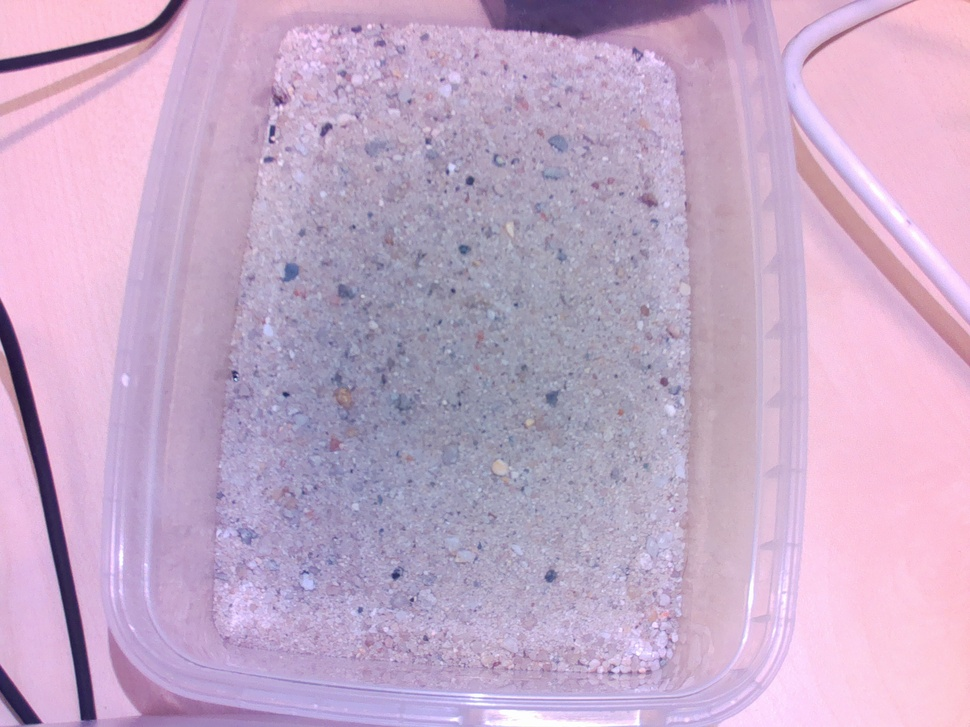
#> input picture Vision/sand_pictures/sand5.jpg, 970 x 727 px, shrunk from 2592 x 1944 before the run
$ python start.py
#> lines starting #> are read from the running program, lines starting #| are printed output that depends on the picture; after the words box and inside, x2 and y2 are one past the last pixel; in counts of white or black regions, pixels touching at a corner belong together
import cv2
import numpy as np
import matplotlib.pyplot as plt


def grayscale(image):

    image = cv2.imread('sand_pictures/sand5.jpg')
#> image is the input picture: shape (727, 970, 3); mean B, G, R 200.1, 170, 197.3

    return cv2.cvtColor(image, cv2.COLOR_BGR2GRAY)


def hist_eq(img):
    'resource used: https://docs.opencv.org/4.x/d5/daf/tutorial_histogram_equalization.html'

    equ = cv2.equalizeHist(img)

    clahe = cv2.createCLAHE(clipLimit=2.0, tileGridSize=(4,4))
    cl1 = clahe.apply(img)

    res = np.hstack((img, equ, cl1))

    return res


def thresholds(gray_img, use_blur=False, show_hist=True):
    'resource used: https://docs.opencv.org/4.x/d7/d4d/tutorial_py_thresholding.html'
#> called with use_blur = False, show_hist = True

    # blur preprocessing
    if use_blur:
        img_med = cv2.medianBlur(gray_img, 5)
        img_gauss = cv2.GaussianBlur(gray_img, (5, 5), 0)
    else:
        img_med = gray_img.copy()
        img_gauss = gray_img.copy()

    # 1. Global Threshold
    _, th_global = cv2.threshold(gray_img, 127, 255, cv2.THRESH_BINARY)
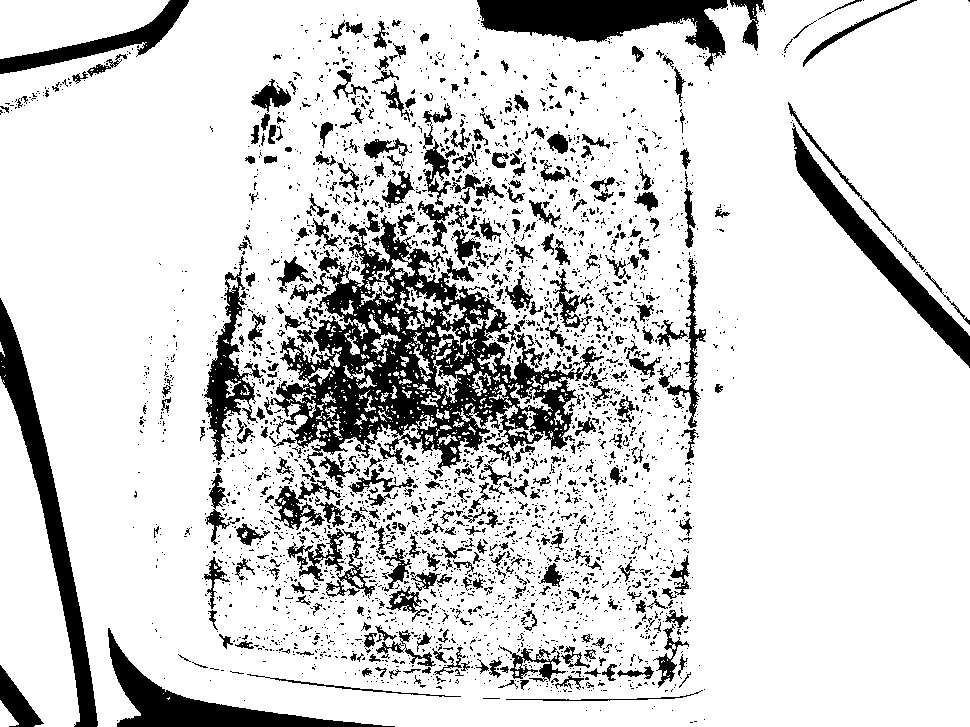
#> th_global: shape (727, 970); 83.1% white; 3316 black regions (2857 under 20 px), largest, box (x1, y1, x2, y2) and area: (270, 215, 604, 471) 29957, (477, 0, 728, 71) 8132, (0, 298, 98, 727) 7698

    # 2. Adaptive Mean
    th_adapt_mean = cv2.adaptiveThreshold(
        gray_img, 255, cv2.ADAPTIVE_THRESH_MEAN_C, cv2.THRESH_BINARY, 11, 2)
#> th_adapt_mean: shape (727, 970); 58.6% white; 8233 black regions (6968 under 20 px), largest, box (x1, y1, x2, y2) and area: (98, 0, 811, 727) 32721, (316, 424, 760, 696) 24933, (205, 0, 760, 461) 18487

    # 3. Adaptive Gaussian
    th_adapt_gauss = cv2.adaptiveThreshold(
        gray_img, 255, cv2.ADAPTIVE_THRESH_GAUSSIAN_C, cv2.THRESH_BINARY, 11, 2)
#> th_adapt_gauss: shape (727, 970); 60.5% white; black in thin lines or dots

    # 4. Otsu’s on raw image
    _, th_otsu = cv2.threshold(gray_img, 0, 255, cv2.THRESH_BINARY + cv2.THRESH_OTSU)
#> th_otsu: shape (727, 970); 49.3% white; 3825 white regions (3469 under 20 px), largest, box (x1, y1, x2, y2) and area: (0, 0, 970, 727) 223682, (387, 22, 691, 325) 22827, (0, 379, 80, 725) 15292

    # 5. Otsu’s after Gaussian blur
    _, th_otsu_blur = cv2.threshold(img_gauss, 0, 255, cv2.THRESH_BINARY + cv2.THRESH_OTSU)


    titles = [
        "Original (CLAHE Input)",
        "Global Threshold (127)",
        "Adaptive Mean",
        "Adaptive Gaussian",
        "Otsu's (Raw)",
        "Otsu's (Blurred)" if use_blur else "Otsu's (Same Image)"
    ]
    images = [gray_img, th_global, th_adapt_mean, th_adapt_gauss, th_otsu, th_otsu_blur]

    plt.figure(figsize=(12, 8))
    for i in range(6):
        plt.subplot(2, 3, i + 1)
        plt.imshow(images[i], cmap="gray", vmin=0, vmax=255)
        plt.title(titles[i])
        plt.xticks([]), plt.yticks([])
    plt.tight_layout()
    plt.show()

    if show_hist:
        plt.figure(figsize=(10, 4))
        plt.subplot(1, 2, 1)
        plt.hist(gray_img.ravel(), 256)
        plt.title("Histogram (Input)")
        plt.subplot(1, 2, 2)
        plt.imshow(th_otsu, cmap="gray")
        plt.title("Otsu’s Result")
        plt.xticks([]), plt.yticks([])
        plt.tight_layout()
        plt.show()
#> figure, not shown here; panel 1: tallest bar 9589 high, from x = 215.3 to 216.2

    return {"global": th_global, "adaptive_mean": th_adapt_mean, "adaptive_gaussian": th_adapt_gauss, "otsu": th_otsu, "otsu_blur": th_otsu_blur,}


def morphological_cleanup(image, kernel_size=3, open_iter=1, close_iter=1):
#> called with kernel_size = 3, open_iter = 1, close_iter = 1
    kernel = cv2.getStructuringElement(cv2.MORPH_ELLIPSE, (kernel_size, kernel_size))

    cleaned1 = cv2.morphologyEx(image, cv2.MORPH_OPEN, kernel, iterations=open_iter)
#> cleaned1: shape (727, 970); 45.5% white; 1203 white regions (839 under 20 px), largest, box (x1, y1, x2, y2) and area: (693, 0, 970, 727) 100980, (0, 0, 208, 719) 61149, (783, 0, 970, 317) 36115

    cleaned = cv2.morphologyEx(cleaned1, cv2.MORPH_CLOSE, kernel, iterations=close_iter)
#> cleaned: shape (727, 970); 46.5% white; 968 white regions (673 under 20 px), largest, box (x1, y1, x2, y2) and area: (693, 0, 970, 727) 138973, (0, 0, 208, 719) 61783, (389, 22, 691, 322) 22174
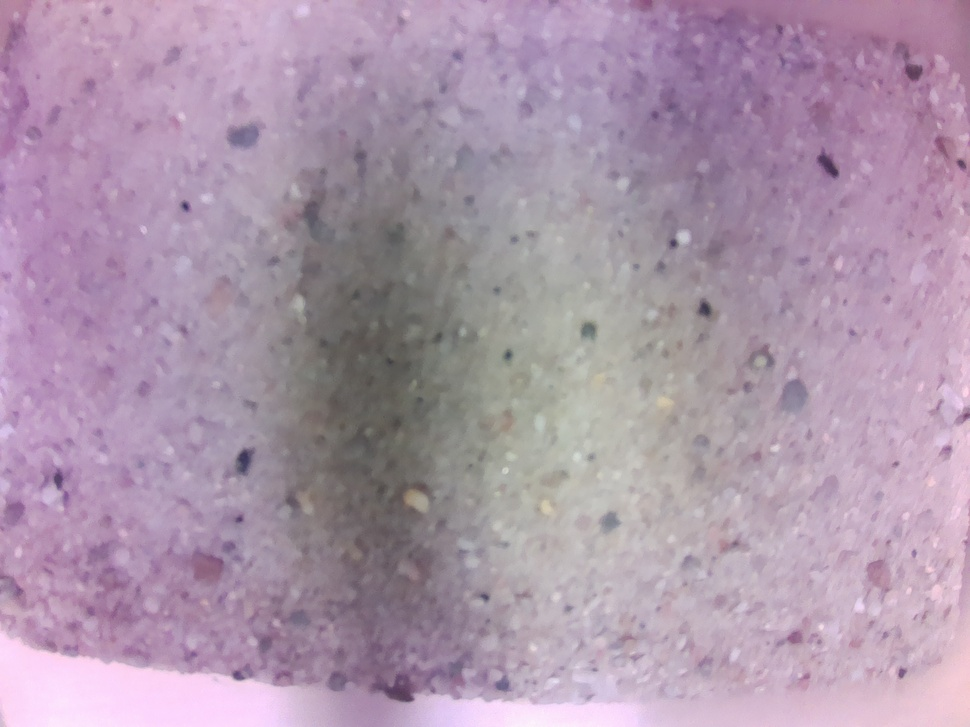
#> input picture Vision/sand_pictures/sand1.jpg, 970 x 727 px, shrunk from 2592 x 1944 before the run, found by its file name

    return cleaned


def create_markers(img):

    kernel = np.ones((3, 3), np.uint8)
#> kernel = [[1, 1, 1], [1, 1, 1], [1, 1, 1]]
    opening = cv2.morphologyEx(img, cv2.MORPH_OPEN, kernel, iterations=2)
#> opening: shape (727, 970); 41.3% white; 246 white regions, largest, box (x1, y1, x2, y2) and area: (718, 165, 970, 727) 93058, (0, 0, 205, 719) 60094, (784, 0, 970, 315) 36124

    sure_bg = cv2.dilate(opening, kernel, iterations=3)
#> sure_bg: shape (727, 970); 52.1% white; 52 black regions (32 under 20 px), largest, box (x1, y1, x2, y2) and area: (0, 0, 970, 727) 332205, (0, 0, 187, 112) 2976, (0, 671, 42, 727) 805

    dist_transform = cv2.distanceTransform(opening, cv2.DIST_L2, 5)
    _, sure_fg = cv2.threshold(dist_transform, 0.2 * dist_transform.max(), 255, 0)
#> sure_fg: shape (727, 970) float32; 11.7% white; 5 white regions, box (x1, y1, x2, y2) and area: (788, 324, 970, 727) 49648, (835, 34, 970, 254) 15950, (0, 124, 131, 379) 14346, (0, 511, 25, 631) 1438, (0, 0, 84, 17) 796
    sure_fg = np.uint8(sure_fg)

    unknown = cv2.subtract(sure_bg, sure_fg)
#> unknown: shape (727, 970); 40.4% white; 89 white regions, largest, box (x1, y1, x2, y2) and area: (0, 0, 243, 722) 62648, (705, 55, 970, 727) 58519, (387, 21, 693, 324) 29668

    _, markers = cv2.connectedComponents(sure_fg)
#> markers: shape (727, 970) int32; 6 distinct labels, from 0 to 5

    markers = markers + 1
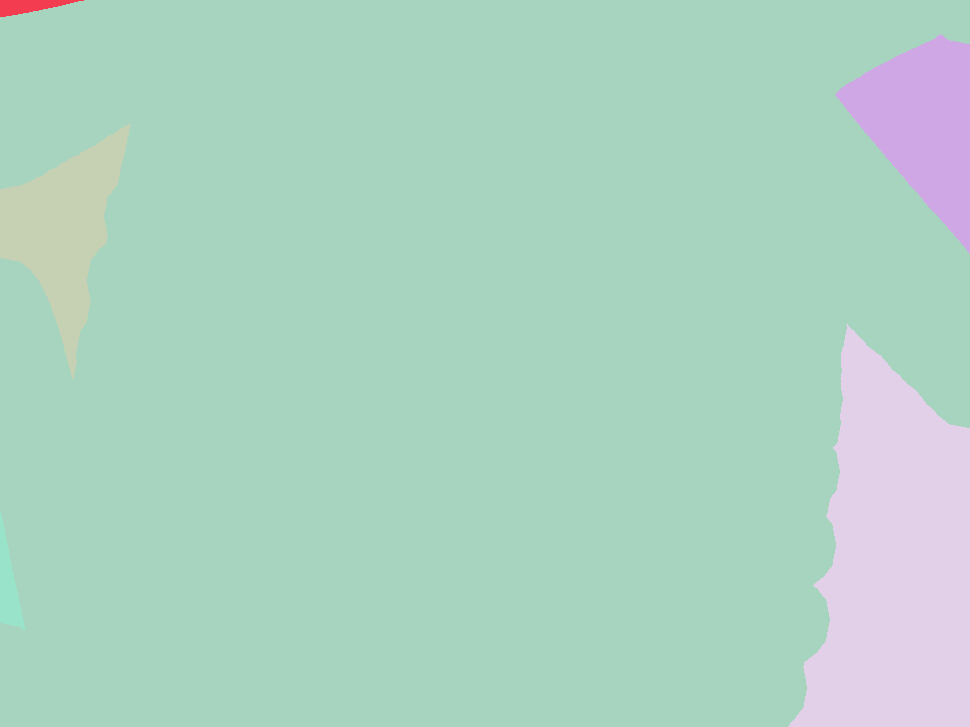
#> markers: shape (727, 970) int32; 6 distinct labels, from 1 to 6; one colour per label, 0 black

    markers[unknown == 255] = 0
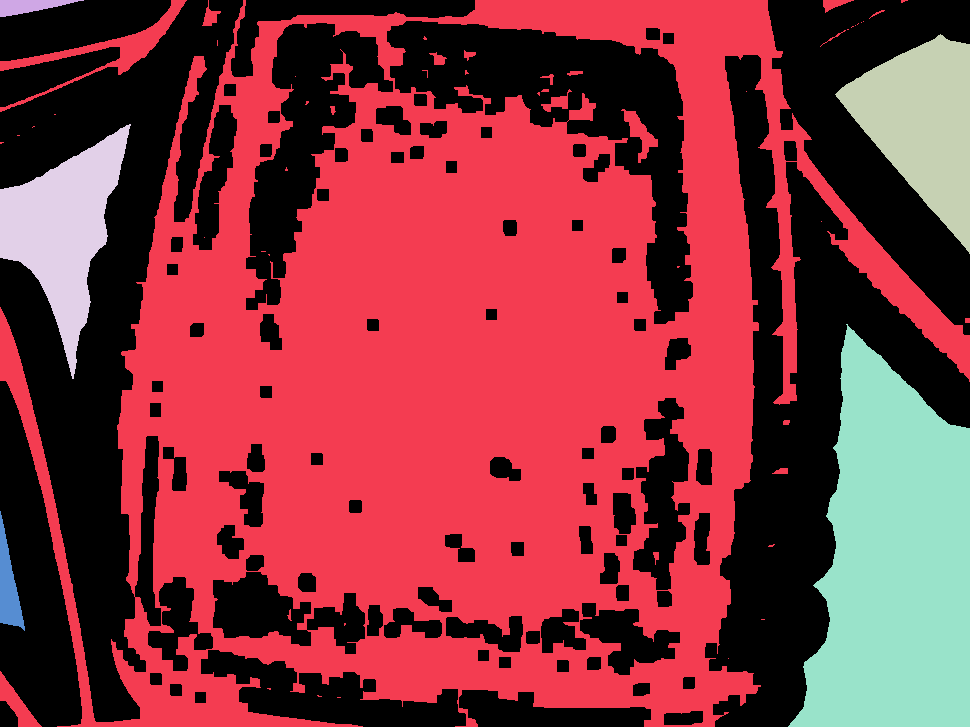
#> markers: shape (727, 970) int32; 7 distinct labels, from 0 to 6; one colour per label, 0 black

    return markers, sure_fg, sure_bg, unknown


def apply_watershed(original_img, binary_img):

    markers, sure_fg, sure_bg, unknown = create_markers(binary_img)

    if len(original_img.shape) == 2:
        original_color = cv2.cvtColor(original_img, cv2.COLOR_GRAY2BGR)
    else:
        original_color = original_img.copy()
#> original_color is the input picture: shape (727, 970, 3); mean B, G, R 170.6, 150.8, 172.2

    cv2.watershed(original_color, markers)

    segmented = original_color.copy()
    segmented[markers == -1] = [0, 0, 255]
#> segmented: shape (727, 970, 3); 0.87% of pixels changed, all inside (x1, y1, x2, y2) = (0, 0, 970, 727)

    return segmented, markers, sure_fg, sure_bg, unknown


#def extract_contours():

#def compute_grain_size():


def show_full_segmentation(path):
    """
    Runs the full sand segmentation pipeline and displays results.
    """
    # 1. Load and preprocess
    gray = grayscale(path)
    eq = cv2.equalizeHist(gray)
    clahe = cv2.createCLAHE(clipLimit=2.0, tileGridSize=(4,4))
    clahe_img = clahe.apply(gray)

    # 2. Threshold + morph cleanup
    th = thresholds(clahe_img)['otsu']  # pick one (adaptive_mean or otsu)
    cleaned = morphological_cleanup(th)

    # 3. Watershed
    segmented, markers, sure_fg, sure_bg, unknown = apply_watershed(
        cv2.imread(path), cleaned
    )
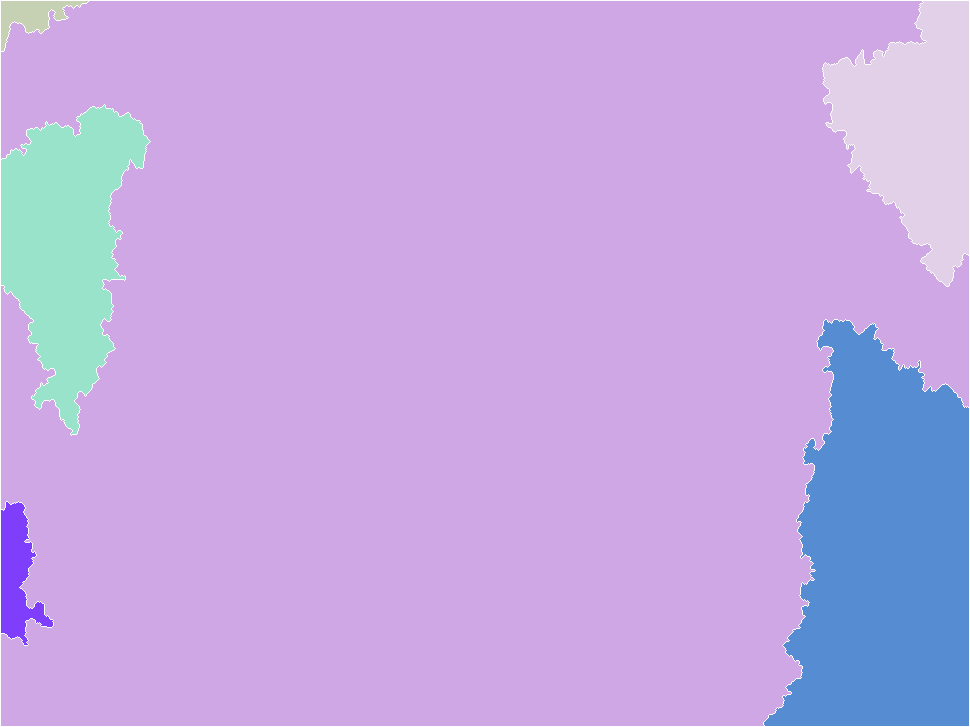
#> markers: shape (727, 970) int32; 7 distinct labels, from -1 to 6; one colour per label, 0 black, -1 white

    # 4. Show everything
    plt.figure(figsize=(12, 10))
    titles = ["Original", "CLAHE + Otsu Threshold", "After Morph Cleanup",
              "Sure Foreground", "Sure Background", "Unknown Region", "Watershed Segmentation"]
    images = [gray, th, cleaned, sure_fg, sure_bg, unknown, segmented]

    for i, (img, title) in enumerate(zip(images, titles)):
        plt.subplot(3, 3, i + 1)
        if len(img.shape) == 2:
            plt.imshow(img, cmap='gray')
        else:
            plt.imshow(cv2.cvtColor(img, cv2.COLOR_BGR2RGB))
        plt.title(title)
        plt.axis('off')
#> this loop made 7 passes
#> title on passes 1 to 7: 'Original', 'CLAHE + Otsu Threshold', 'After Morph Cleanup', 'Sure Foreground', 'Sure Background', 'Unknown Region', 'Watershed Segmentation'
    plt.tight_layout()
    plt.show()
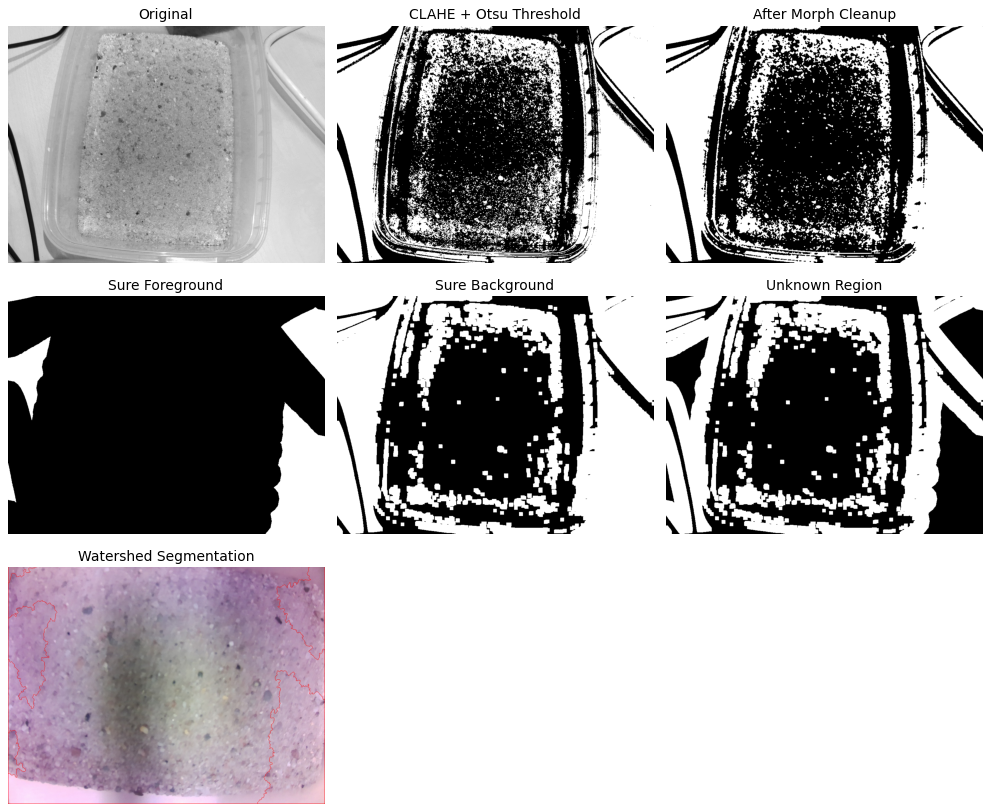
#> figure drawn by matplotlib, 7 panels

if __name__ == "__main__":
    path = '/home/marilene/github/Biomimicry_group6/Vision/sand_pictures/sand1.jpg'
    show_full_segmentation(path)


#thresholds(hist_eq(grayscale('/home/marilene/github/Biomimicry_group6/Vision/sand_pictures/sand5.jpg')))


#### grain size (mm)= distance to sand in mm x grain size in pixels / focal length in pixels
